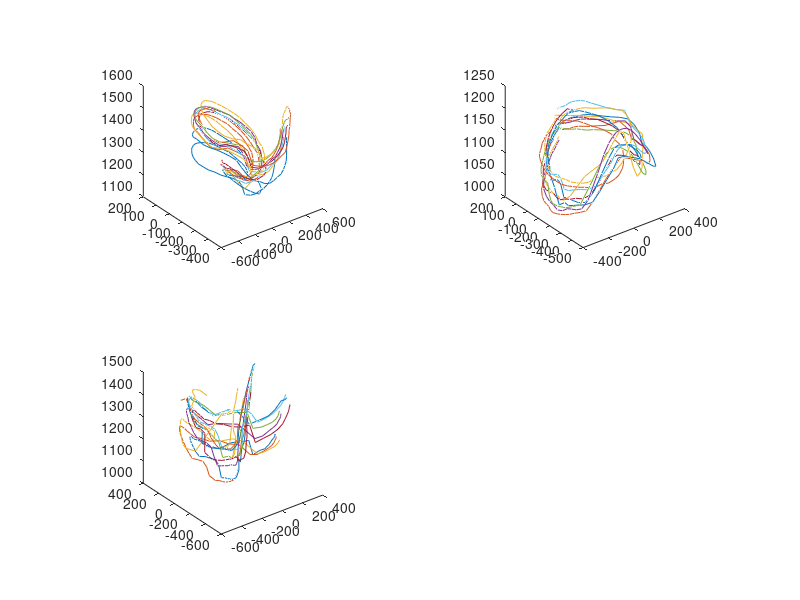

The MATLAB script that drew this image: (Note: this script raises an error after producing the figure.)
gesture_dataset = load('gesture_dataset.mat');
init_cluster_l = gesture_dataset.init_cluster_l;
init_cluster_o = gesture_dataset.init_cluster_o;
init_cluster_x = gesture_dataset.init_cluster_x;
gesture_x = gesture_dataset.gesture_x;
gesture_l = gesture_dataset.gesture_l;
gesture_o = gesture_dataset.gesture_o;

figure;
subplot(2,2,1);
for iCount = 1:10
   plot3(gesture_l(:,iCount,1),gesture_l(:,iCount,2),gesture_l(:,iCount,3));hold all;
end
axis square;

subplot(2,2,2);
for iCount = 1:10
   plot3(gesture_o(:,iCount,1),gesture_o(:,iCount,2),gesture_o(:,iCount,3));hold all;
end
axis square;

subplot(2,2,3);
for iCount = 1:10
   plot3(gesture_x(:,iCount,1),gesture_x(:,iCount,2),gesture_x(:,iCount,3));hold all;
end
axis square;
points_x = reshape(gesture_x,600,3);
points_l = reshape(gesture_l,600,3);
points_o = reshape(gesture_o,600,3);
[idx_x, C_x, sumdist_x] = fn_K_Means(points_x,7,init_cluster_x);
[idx_l, C_l, sumdist_l] = fn_K_Means(points_l,7,init_cluster_l);
[idx_o, C_o, sumdist_o] = fn_K_Means(points_o,7,init_cluster_o);

figure;
colororder = [0 0 1;0 0 0;1 0 0;0 1 0;1 0 1;1 1 0;0 1 1];
%set(gca,'colororder',colororder);
set(groot,'defaultAxesColorOrder',colororder); %2014b
for iCount_1 =1:3
    for iCount_2 = 1:7
       subplot(2,2,iCount_1);
       switch(iCount_1)
           case 1
               points = points_l;
               idx = idx_l;
           case 2
               points = points_o;
               idx = idx_o;
           case 3
               points  = points_x;
               idx = idx_x;
       end
       plot3(points((idx==iCount_2),1),points((idx==iCount_2),2),points((idx==iCount_2),3),'LineStyle','none','Marker','*');hold all;
       axis square;
    end
end

points_x = reshape(gesture_x,600,3);
points_l = reshape(gesture_l,600,3);
points_o = reshape(gesture_o,600,3);
[idx_x, C_x] = fn_NUBF_Cluster(points_x,7,[0.08,0.05,0.02]);
[idx_l, C_l] = fn_NUBF_Cluster(points_l,7,[0.08,0.05,0.02]);
[idx_o, C_o] = fn_NUBF_Cluster(points_o,7,[0.08,0.05,0.02]);
figure;
colororder = [0 0 1;0 0 0;1 0 0;0 1 0;1 0 1;1 1 0;0 1 1];
%set(gca,'colororder',colororder); 2014a
set(groot,'defaultAxesColorOrder',colororder); %2014b
for iCount_1 =1:3
    for iCount_2 = 1:7
       subplot(2,2,iCount_1);
       switch(iCount_1)
           case 1
               points = points_l;
               idx = idx_l;
           case 2
               points = points_o;
               idx = idx_o;
           case 3
               points  = points_x;
               idx = idx_x;
       end
       plot3(points((idx==iCount_2),1),points((idx==iCount_2),2),points((idx==iCount_2),3),'LineStyle','none','Marker','*');hold all;
       axis square;
    end
end
